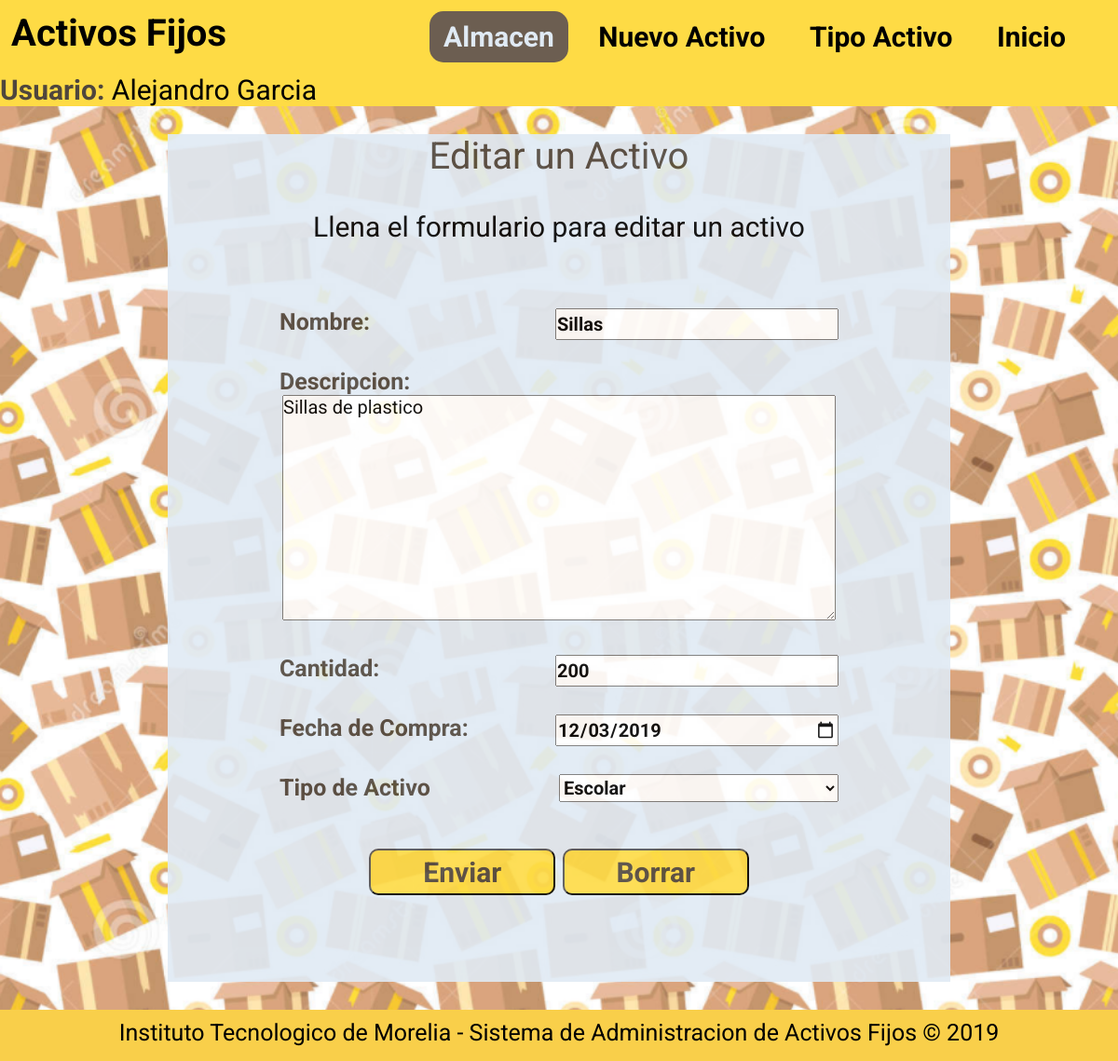
The app's page /index.php?op=111&&id=2 (signed in) with its own data.
### tables this page shows
CREATE TABLE IF NOT EXISTS `ACTIVO` (
  `ID_ACTIVO` int(11) NOT NULL AUTO_INCREMENT,
  `NOMBRE` varchar(45) NOT NULL,
  `DESCRIPCION` varchar(45) DEFAULT NULL,
  `CANTIDAD_TOTAL` varchar(45) NOT NULL,
  `CANTIDAD_DISPONIBLE` varchar(45) NOT NULL,
  `FECHA_COMPRA` date NOT NULL,
  `ID_TIPO` int(11) NOT NULL,
  PRIMARY KEY (`ID_ACTIVO`),
  KEY `fk_ACTIVO_TIPO_ACTIVO1_idx` (`ID_TIPO`)
);

CREATE TABLE IF NOT EXISTS `TIPO_ACTIVO` (
  `ID_TIPO` int(11) NOT NULL AUTO_INCREMENT,
  `TIPO` varchar(45) NOT NULL,
  PRIMARY KEY (`ID_TIPO`)
);

### Procesa/bd.php (called while the page is built, shortened)
<?php
function bd_consulta($query)
{
	$hostname="localhost";
	$user="root";
	$password="";
	$bd="activosfijos";
	$connection = mysqli_connect($hostname , $user , $password);
	mysqli_select_db ($connection, $bd);
	$result = mysqli_query($connection, $query);
	return $result;
}
?>

### editarActivo.php (the view, shortened to what this page needs)
<?php
  $id = $_GET["id"];
  $query = 'SELECT * FROM ACTIVO WHERE ID_ACTIVO = '.$id.'';
  $result=bd_consulta($query);
  $row=mysqli_fetch_assoc($result);
?>
<div class="Titulo">
  <p>Editar un Activo</p>
</div>
<div class="Texto">
  <p>Llena el formulario para editar un activo</p>
</div>
<form class="Formulario" action="Procesa/editarAcivo.php" method="post" onsubmit="return formularioNuevoActivo('<?php echo date('Y-m-d'); ?>')">
  <div class="Informacion">
    <div>
      <label for="nombre">Nombre: </label>
      <input type="text" name="nombre" id="nombre" placeholder="Ingresa el nombre del activo" value="<?php echo $row["NOMBRE"] ?>" required>
    </div>
    <div>
      <label for="descripcion">Descripcion: </label>
      <textarea name="descripcion" rows="10" cols="55"><?php echo $row["DESCRIPCION"] ?></textarea>
    </div>
    <div>
      <label for="cantT">Cantidad: </label>
      <input type="number" name="cantT" id="cantT" placeholder="Ingresa la cantidad total" value="<?php echo $row["CANTIDAD_TOTAL"] ?>" required>
    </div>
    <div>
      <label for="fecha">Fecha de Compra: </label>
      <input type="date" name="fecha" id="fecha" value="<?php echo $row["FECHA_COMPRA"] ?>" required>
    </div>
    <div>
      <label for="tipo">Tipo de Activo</label>
      <select name="tipo" id="tipo">
        <?php
          $tpo = $row["ID_TIPO"];
          $query = 'SELECT * FROM TIPO_ACTIVO';
          $result=bd_consulta($query);
          while ($row=mysqli_fetch_assoc($result)) {
            ?>
            <option value="<?php echo $row["ID_TIPO"] ?>" <?php if ($row["ID_TIPO"] == $tpo) echo "selected";?>><?php echo $row["TIPO"] ?></option>
            <?php
          }
        ?>
      </select>
    </div>
  </div>
  <div class="Botones">
    <div>
      <input type="submit" value="Enviar">
      <input type="reset"  value="Borrar">
    </div>
  </div>
</form>

### CSS/estilo.css (style rules this page uses)
* { margin: 0; padding: 0; font-family: 'Roboto', sans-serif; }
body { background: url('Fondo.png'); color: #000000; background-size: cover; }
section .Titulo { color: #4f463d; font-size: 40px; }
section .Texto { color: #000000; padding: 5px; margin: 30px; font-size: 30px; position: relative; }
section .Formulario { color: #000000; padding: 5px; margin: 30px; font-size: 30px; position: relative; z-index: 10; }
section .Formulario .Informacion div { margin: 30px auto; width: 600px; overflow: hidden; display: block; vertical-align: middle; }
section .Formulario .Informacion div label { color: #4f463d; font-size: 25px; font-weight: bold; float: left; vertical-align: middle; margin: auto; }
section .Formulario .Informacion div input { color: #000000; float: right; width: 300px; height: 30px; font-size: 20px; font-weight: bold; vertical-align: middle; margin: auto; }
section .Formulario .Informacion div select { color: #000000; float: right; width: 300px; height: 30px; font-size: 20px; font-weight: bold; vertical-align: middle; margin: auto; }
section .Formulario .Informacion div textarea { color: #000000; font-size: 20px; }
section .Formulario .Botones div { width: 100%; margin-top: 50px; }
section .Formulario .Botones div input { margin: auto; width: 200px; height: 50px; font-size: 30px; background: #fedb45; color: #4f463d; font-weight: bold; border-radius: 10px; }

### records on screen
activo: nombre "Sillas", descripcion "Sillas de plastico", cantT "200", fecha "12/03/2019", tipo "Escolar"

### other values on screen
$_SESSION["nombre"] "Alejandro Garcia"
